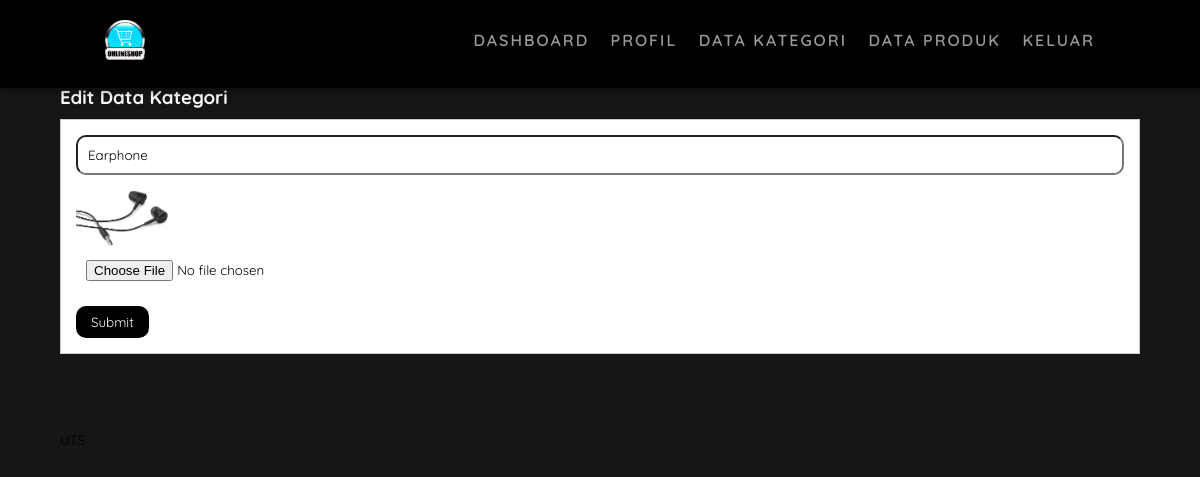
The page /edit-kategori.php?id=6 (signed in) on the database its author committed.
### tables this page shows
CREATE TABLE `tb_category` (
  `category_id` int(200) NOT NULL,
  `category_name` varchar(50) NOT NULL,
  `category_image` varchar(100) NOT NULL
);

### edit-kategori.php (the view, shortened to what this page needs)
<?php
	include 'db.php';
	$id = $_GET['id'];
	$kategori = mysqli_query($conn, "SELECT * FROM tb_category WHERE category_id = '$id' ");
	$k = mysqli_fetch_object($kategori);
?>
<!DOCTYPE html>
<html>
<head>
	<link rel="stylesheet" type="text/css" href="css/style.css?t=<?php echo round(microtime(true)*1000);?>">
</head>
<body>
	<header>
		<div class="container">
			<h1><a href="dashboard.php"><img src="./img/logo.png" height="40dp" width="40dp"></a></h1>
			<ul>
				<li><a href="dashboard.php">Dashboard</a></li>
				<li><a href="profil.php">Profil</a></li>
				<li><a href="data-kategori.php">Data Kategori</a></li>
				<li><a href="data-produk.php">Data Produk</a></li>
				<li><a href="keluar.php">Keluar</a></li>
			</ul>
		</div>
	</header>
	<div class="section">
		<div class="container">
			<h3>Edit Data Kategori</h3>
			<div class="box">
				<form action="" method="POST" enctype="multipart/form-data">
					<input type="text" name="nama" placeholder="Nama Kategori" class="input-control" value="<?php echo $k->category_name ?>" required>
					<img src="kategori/<?php echo $k->category_image ?>" width="100px">
					<input type="file" name="image" class="input-control">
					<input type="submit" name="submit" value="Submit" class="btn">
				</form>
			</div>
		</div>
	</div>
	<footer>
		<div class="container">
			<small>UTS</small>
		</div>
	</footer>
</body>
</html>

### css/style.css (style rules this page uses)
* { padding:0; margin:0; font-family: 'Quicksand', sans-serif; }
html { scroll-behavior: smooth; }
body { background-color: #161616; margin: 0px; pad: 0px; padding-top: 60px; }
a { color: inherit; text-decoration: none; }
.input-control { width:100%; padding:10px; margin-bottom: 15px; box-sizing: border-box; }
.btn { padding:8px 15px; background-color: #000; color: #fff; border:none; cursor: pointer; }
header { display: flex; justify-content: space-between; align-items: center; text-transform: uppercase; font-weight: 600; letter-spacing: 2px; font-family: calibri; position: fixed; color: #999; top: 0; left: 0; width: 100%; box-sizing: border-box; padding: 10px 50px; background-color: #000; box-shadow: 2px 2px 12px rgba(0,0,0,0.5); z-index: 1; }
header h1 { float: left; padding:10px 0; }
header ul { float: right; }
header ul li { display: inline-block; }
header ul li a { padding:20px 0 20px 15px; display: inline-block; }
footer { padding:25px 0; }
.container { width: 90%; margin:0 auto; }
.container:after { content: ''; display: block; clear: both; }
.section { padding:25px 0; }
.box { background-color: #fff; border:1px solid #ccc; padding:15px; box-sizing: border-box; margin:10px 0 25px 0; }
.box:after { content: ''; display: block; clear: both; }
.box input { border-radius: 10px; }
.input-control { border-radius: 10px; }
.container h3 { color: #fff; }

### rows shown on the page
tb_category: nama "Earphone", category_image (picture)
